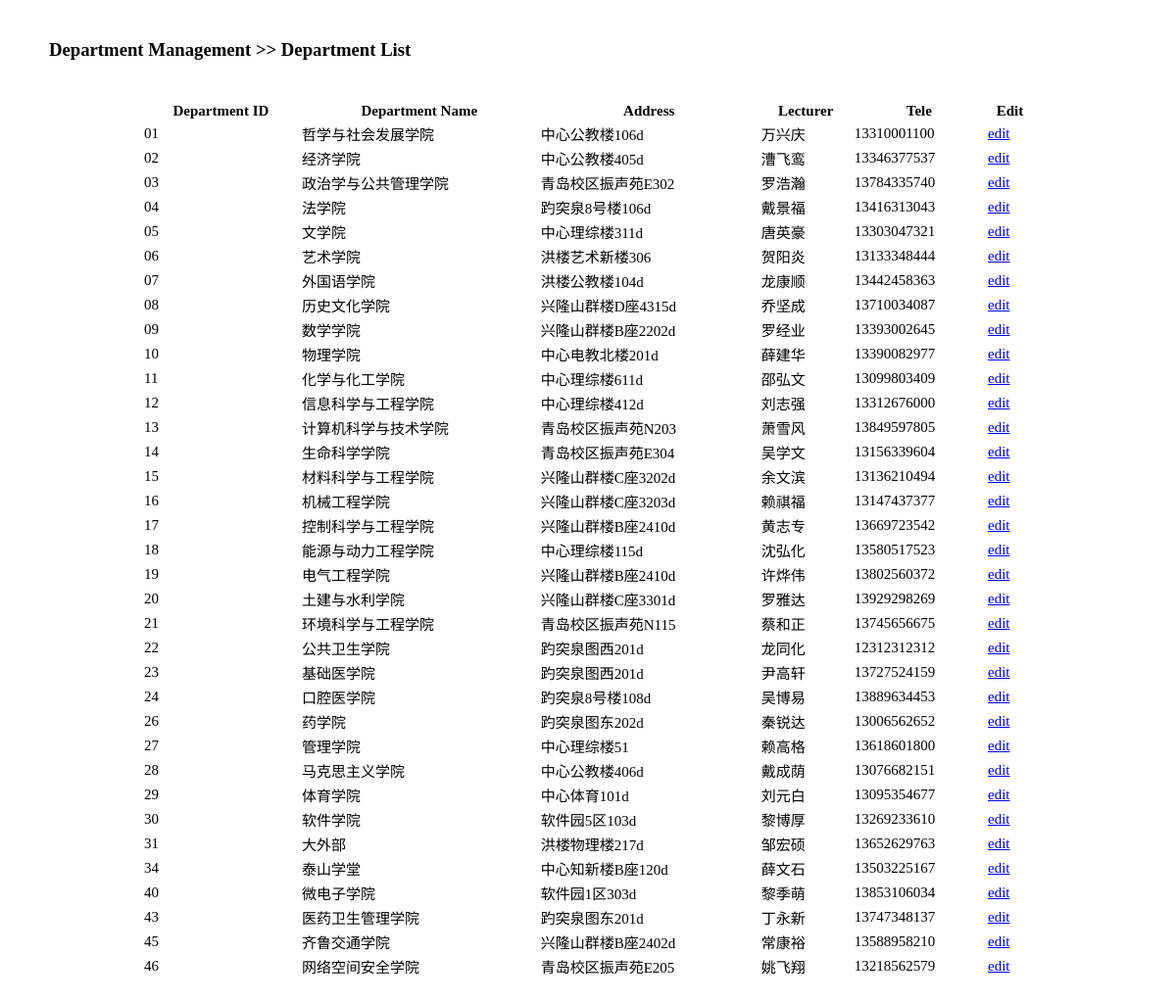
Page /admin/queueDept.php on the committed database.
### tables this page shows
CREATE TABLE `department` (
  `did` char(2) DEFAULT NULL,
  `dname` varchar(15) NOT NULL,
  `dadd` varchar(30) DEFAULT NULL,
  `dmng` varchar(10) DEFAULT NULL,
  `dtel` varchar(15) DEFAULT NULL
);

### admin/queueDept.php (the view, shortened to what this page needs)
<!DOCTYPE html>
<html lang="en">
<head>
    <link rel="stylesheet" type="text/css" href="./css/fun.css">
</head>
<body>
    <h3 class="subtitle">Department Management >> Department List</h3>
<table>
    <tr>
        <th>Department ID</th>
        <th>Department Name</th>
        <th>Address</th>
        <th>Lecturer</th>
        <th>Tele</th>
        <th>Edit</th>
    </tr>
    <?php
    require_once("../config/database.php");
    $com='select * from department order by did' ;
    $result=mysqli_query($db,$com);
    if($result){
        while($row=mysqli_fetch_object($result)){
            ?>
            <tr>
                <td><?php echo $row->did ?></td>
                <td><?php echo $row->dname ?></td>
                <td><?php echo $row->dadd ?></td>
                <td><?php echo $row->dmng ?></td>
                <td><?php echo $row->dtel ?></td>
                <td><a href="./fun/modiDept.php?did=<?php echo $row->did; ?>">edit</a></td>
            </tr>
            <?php
        }
    }
    ?>
</table>
</body>
</html>

### admin/css/fun.css (style rules this page uses)
body { margin: 30px; }
.subtitle { margin: 40px 20px; }
table { width:80%; margin: 0 auto; font-size: 15px; }

### rows in the picture
department: did "01", dname "哲学与社会发展学院", dadd "中心公教楼106d", dmng "万兴庆", dtel "13310001100"
department: did "02", dname "经济学院", dadd "中心公教楼405d", dmng "漕飞鸾", dtel "13346377537"
department: did "03", dname "政治学与公共管理学院", dadd "青岛校区振声苑E302", dmng "罗浩瀚", dtel "13784335740"
department: did "04", dname "法学院", dadd "趵突泉8号楼106d", dmng "戴景福", dtel "13416313043"
department: did "05", dname "文学院", dadd "中心理综楼311d", dmng "唐英豪", dtel "13303047321"
department: did "06", dname "艺术学院", dadd "洪楼艺术新楼306", dmng "贺阳炎", dtel "13133348444"
department: did "07", dname "外国语学院", dadd "洪楼公教楼104d", dmng "龙康顺", dtel "13442458363"
department: did "08", dname "历史文化学院", dadd "兴隆山群楼D座4315d", dmng "乔坚成", dtel "13710034087"
department: did "09", dname "数学学院", dadd "兴隆山群楼B座2202d", dmng "罗经业", dtel "13393002645"
department: did "10", dname "物理学院", dadd "中心电教北楼201d", dmng "薛建华", dtel "13390082977"
department: did "11", dname "化学与化工学院", dadd "中心理综楼611d", dmng "邵弘文", dtel "13099803409"
department: did "12", dname "信息科学与工程学院", dadd "中心理综楼412d", dmng "刘志强", dtel "13312676000"
department: did "13", dname "计算机科学与技术学院", dadd "青岛校区振声苑N203", dmng "萧雪风", dtel "13849597805"
department: did "14", dname "生命科学学院", dadd "青岛校区振声苑E304", dmng "吴学文", dtel "13156339604"
department: did "15", dname "材料科学与工程学院", dadd "兴隆山群楼C座3202d", dmng "余文滨", dtel "13136210494"
department: did "16", dname "机械工程学院", dadd "兴隆山群楼C座3203d", dmng "赖祺福", dtel "13147437377"
department: did "17", dname "控制科学与工程学院", dadd "兴隆山群楼B座2410d", dmng "黄志专", dtel "13669723542"
department: did "18", dname "能源与动力工程学院", dadd "中心理综楼115d", dmng "沈弘化", dtel "13580517523"
department: did "19", dname "电气工程学院", dadd "兴隆山群楼B座2410d", dmng "许烨伟", dtel "13802560372"
department: did "20", dname "土建与水利学院", dadd "兴隆山群楼C座3301d", dmng "罗雅达", dtel "13929298269"
department: did "21", dname "环境科学与工程学院", dadd "青岛校区振声苑N115", dmng "蔡和正", dtel "13745656675"
department: did "22", dname "公共卫生学院", dadd "趵突泉图西201d", dmng "龙同化", dtel "12312312312"
department: did "23", dname "基础医学院", dadd "趵突泉图西201d", dmng "尹高轩", dtel "13727524159"
department: did "24", dname "口腔医学院", dadd "趵突泉8号楼108d", dmng "吴博易", dtel "13889634453"
department: did "26", dname "药学院", dadd "趵突泉图东202d", dmng "秦锐达", dtel "13006562652"
department: did "27", dname "管理学院", dadd "中心理综楼51", dmng "赖高格", dtel "13618601800"
department: did "28", dname "马克思主义学院", dadd "中心公教楼406d", dmng "戴成荫", dtel "13076682151"
department: did "29", dname "体育学院", dadd "中心体育101d", dmng "刘元白", dtel "13095354677"
department: did "30", dname "软件学院", dadd "软件园5区103d", dmng "黎博厚", dtel "13269233610"
department: did "31", dname "大外部", dadd "洪楼物理楼217d", dmng "邹宏硕", dtel "13652629763"
department: did "34", dname "泰山学堂", dadd "中心知新楼B座120d", dmng "薛文石", dtel "13503225167"
department: did "40", dname "微电子学院", dadd "软件园1区303d", dmng "黎季萌", dtel "13853106034"
department: did "43", dname "医药卫生管理学院", dadd "趵突泉图东201d", dmng "丁永新", dtel "13747348137"
department: did "45", dname "齐鲁交通学院", dadd "兴隆山群楼B座2402d", dmng "常康裕", dtel "13588958210"
department: did "46", dname "网络空间安全学院", dadd "青岛校区振声苑E205", dmng "姚飞翔", dtel "13218562579"
